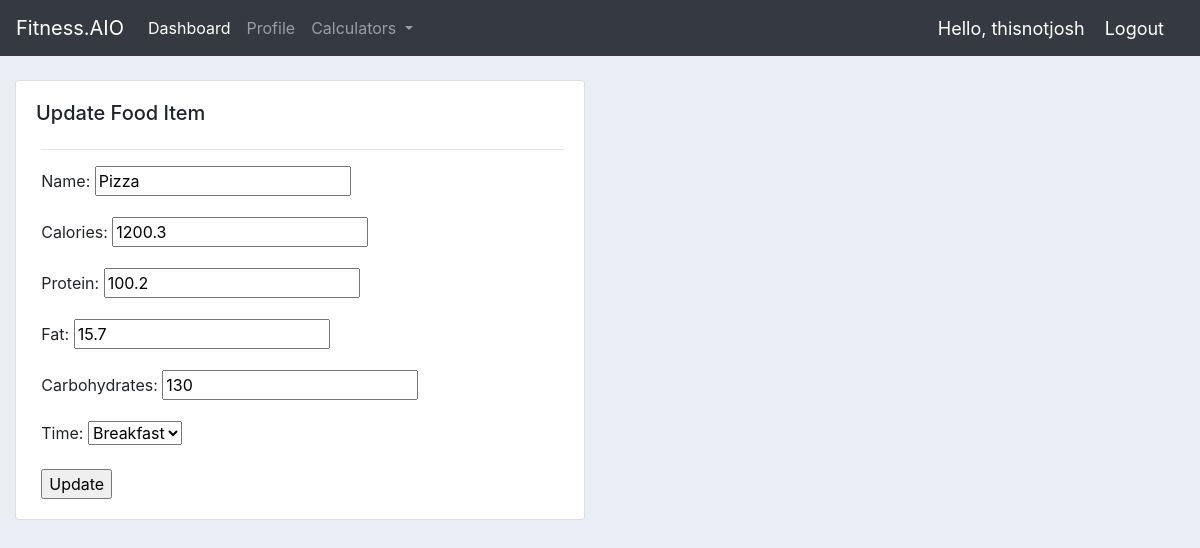
/foodEntry/update/1/ (signed in), run on the app's committed database.
### foodEntry/models.py (models this page shows, shortened)
class FoodItem(models.Model):
    TIME_EATEN = [
        ('Breakfast','Breakfast'),
        ('Lunch', 'Lunch'),
        ('Dinner', 'Dinner'),
        ('Snack','Snack')
    ]
    user = models.ForeignKey(User, null=True, on_delete=models.CASCADE)
    name = models.CharField(max_length = 200)
    date_added = models.DateTimeField(auto_now_add=True)
    calories = models.CharField(max_length=7)
    protein = models.CharField(max_length=5)
    fat = models.CharField(max_length=5)
    carbohydrates = models.CharField(max_length=5)
    time = models.CharField(max_length = 200, choices = TIME_EATEN, null = True)

### foodEntry/views.py (the view)
# urls.py: path('update/<int:id>/', updatefooditem_View, name="update-food" ),
@login_required
@transaction.atomic
def updatefooditem_View(request,id):
    instance = get_object_or_404(FoodItem, id=id)
    if request.method == 'POST':
        food_form = FoodEntryForm(request.POST, instance=instance)
        if food_form.is_valid():
            food_form.save()
            return redirect('homeView')
    else:
        food_form = FoodEntryForm(instance=instance )
    return render(request,'foodEntry/updateFood.html', {'form' : food_form,
    'foodItem': instance})

### foodEntry/forms.py
class FoodEntryForm(forms.ModelForm):
    class Meta:
        model = FoodItem
        fields = [
            "name",
            "calories",
            "protein",
            "fat",
            "carbohydrates",
            "time"
        ]

### foodEntry/templates/foodEntry/updateFood.html
{% extends 'base.html' %}
{% block content %}
<br>
<div class="row">
    <div class="col-md-6">
        <div class="card card-body">
            <h5>Update Food Item</h5>
            <form action="." method="POST" style="padding-left: 1%;"> {% csrf_token %}
                <hr>
                {{form.as_p}}
                <input type="submit" value="Update">
            </form>
        </div>
    </div>
</div>
{% endblock content %}

### templates/navbar.html (shortened to what this page needs)
<nav class="navbar navbar-expand-lg navbar-dark bg-dark">
    <a class="navbar-brand" href="{% url 'homeView' %}">Fitness.AIO</a>
    <div class="collapse navbar-collapse" id="navbarNavDropdown">
        <ul class="navbar-nav">
            <li class="nav-item active">
                <a class="nav-link" href="{% url 'homeView' %}">Dashboard <span class="sr-only">(current)</span></a>
            </li>
            <li class="nav-item">
                <a class="nav-link" href="{% url 'profile-page' %}">Profile</a>
            </li>
            <li class="nav-item dropdown">
                <a class="nav-link dropdown-toggle" href="#" id="navbarDropdownMenuLink" data-toggle="dropdown"
                    aria-haspopup="true" aria-expanded="false">
                    Calculators
                </a>
            </li>
        </ul>
    </div>
    {% if user.is_authenticated %}
        <span class="hello-msg">Hello, {{request.user}}</span>
        <span><a class="hello-msg" href="{% url 'logout' %}">Logout</a></span>
    {% else %}
        <span><a class="hello-msg" href="{% url 'login' %}">Login</a></span>
    {% endif %}
</nav>

### static/css/main.css (style rules this page uses)
body { background-color: #ebeff5; }

### templates/navbar.html (style rules this page uses)
.hello-msg { font-size: 18px; color: #fff; margin-right: 20px; }

### data on the page
FoodItem: name "Pizza", calories "1200.3", protein "100.2", fat "15.7", carbohydrates "130", time "Breakfast"

### other printed values
{{ request.user }} "thisnotjosh"
